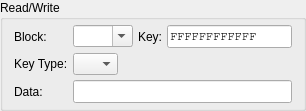
                            <widget class="QGroupBox" name="MF_RWGroupBox">
                              <property name="title">
                                <string>Read/Write</string>
                              </property>
                              <layout class="QGridLayout" name="MF_RWGrid">
                                <property name="topMargin">
                                  <number>5</number>
                                </property>
                                <property name="bottomMargin">
                                  <number>5</number>
                                </property>
                                <property name="spacing">
                                  <number>5</number>
                                </property>
                                <item row="0" column="0" rowspan="1" colspan="1">
                                  <widget class="QLabel" name="label_4">
                                    <property name="text">
                                      <string>Block:</string>
                                    </property>
                                  </widget>
                                </item>
                                <item row="0" column="1" rowspan="1" colspan="1">
                                  <widget class="QComboBox" name="MF_RW_blockBox">
                                    <property name="minimumSize">
                                      <size>
                                        <width>60</width>
                                        <height>0</height>
                                      </size>
                                    </property>
                                    <property name="maximumSize">
                                      <size>
                                        <width>60</width>
                                        <height>16777215</height>
                                      </size>
                                    </property>
                                    <property name="editable">
                                      <bool>true</bool>
                                    </property>
                                    <property name="currentText">
                                      <string />
                                    </property>
                                    <property name="currentIndex">
                                      <number>-1</number>
                                    </property>
                                  </widget>
                                </item>
                                <item row="0" column="2" rowspan="1" colspan="1">
                                  <widget class="QLabel" name="label_5">
                                    <property name="text">
                                      <string>Key:</string>
                                    </property>
                                  </widget>
                                </item>
                                <item row="0" column="3" rowspan="1" colspan="1">
                                  <widget class="QLineEdit" name="MF_RW_keyEdit">
                                    <property name="font">
                                      <font>
                                        <family>Courier</family>
                                      </font>
                                    </property>
                                    <property name="text">
                                      <string notr="true">FFFFFFFFFFFF</string>
                                    </property>
                                  </widget>
                                </item>
                                <item row="1" column="0" rowspan="1" colspan="1">
                                  <widget class="QLabel" name="label_3">
                                    <property name="text">
                                      <string>Key Type:</string>
                                    </property>
                                  </widget>
                                </item>
                                <item row="1" column="1" rowspan="1" colspan="1">
                                  <widget class="QComboBox" name="MF_RW_keyTypeBox">
                                    <property name="minimumSize">
                                      <size>
                                        <width>45</width>
                                        <height>0</height>
                                      </size>
                                    </property>
                                    <property name="maximumSize">
                                      <size>
                                        <width>35</width>
                                        <height>16777215</height>
                                      </size>
                                    </property>
                                  </widget>
                                </item>
                                <item row="2" column="0" rowspan="1" colspan="1">
                                  <widget class="QLabel" name="label_2">
                                    <property name="text">
                                      <string>Data:</string>
                                    </property>
                                  </widget>
                                </item>
                                <item row="2" column="1" rowspan="1" colspan="3">
                                  <widget class="QLineEdit" name="MF_RW_dataEdit">
                                    <property name="font">
                                      <font>
                                        <family>Courier</family>
                                      </font>
                                    </property>
                                  </widget>
                                </item>
                              </layout>
                            </widget>
